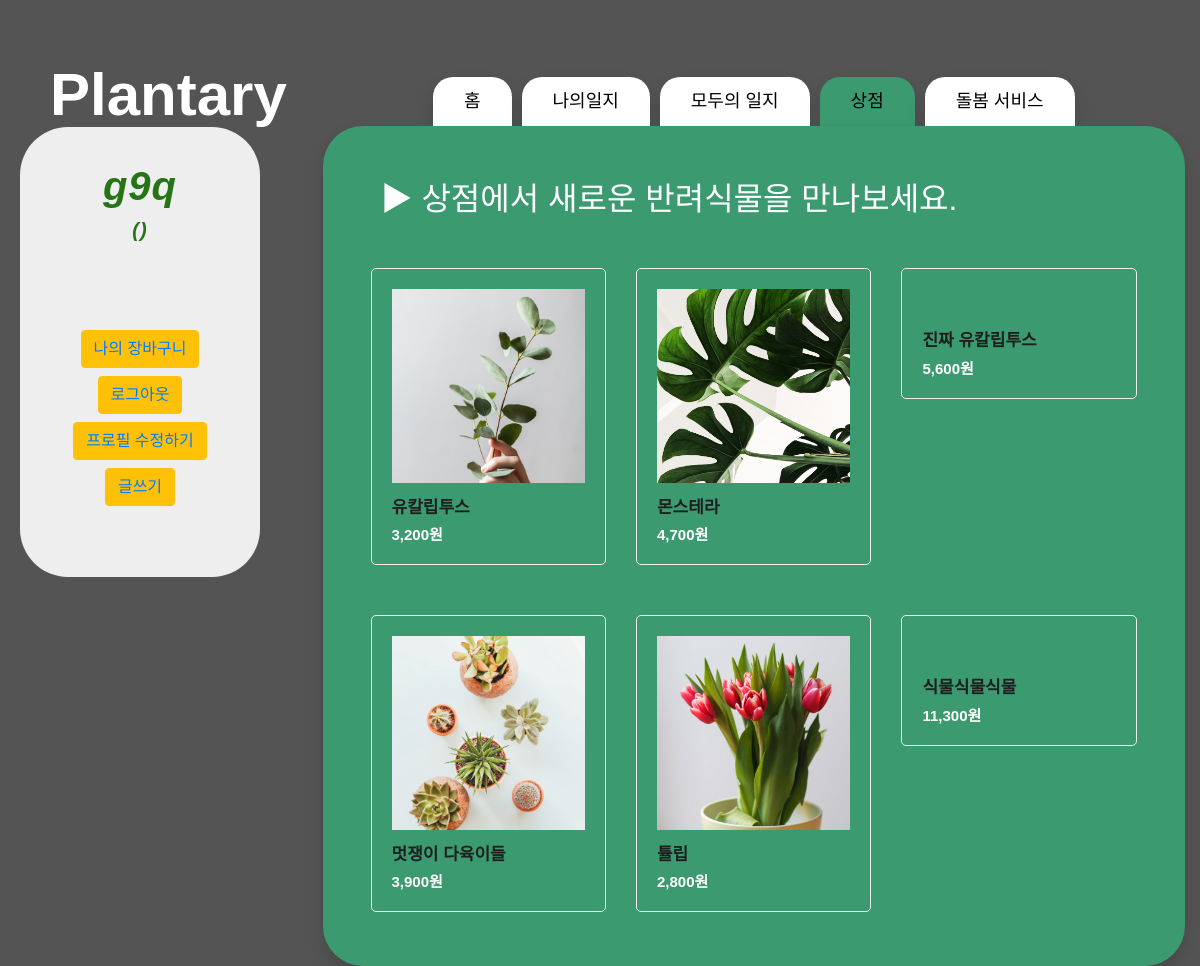
Page /store/ (signed in) on the committed database.
### store/models.py (models this page shows, shortened)
class Product(models.Model):
    objects = models.Manager()
    title = models.CharField(max_length=200)
    pub_date = models.DateField('date published')
    price = models.DecimalField(max_digits=10, decimal_places=0)
    body = models.TextField()
    images = models.ImageField(blank=True, upload_to="images/", null=True)

### store/views.py (the view)
# urls.py: path('', store.views.storemain, name='storemain'),
def storemain(request):
    products = Product.objects
    profile = Profile.objects.all()
    current_user = request.user
    return render(request, 'store.html', {'products':products, 'profile':profile, 'current_user':current_user})

### cart/context_processors.py (called while the page is built)
def counter(request):
    item_count = 0
    if 'admin' in request.path:
        return {}
    else:
        try:
            cart = Cart.objects.filter(cart_id=_cart_id(request))
            cart_items = CartItem.objects.all().filter(cart=cart[:1])
            for cart_item in cart_items:
                item_count += cart_item.quantity
        except Cart.DoesNotExist:
            item_count = 0
    return dict(item_count = item_count)

### cart/views.py (called while the page is built)
def _cart_id(request):
    cart = request.session.session_key
    if not cart:
        cart = request.session.create()
    return cart

### store/templates/store.html (shortened to what this page needs)
{% extends 'base.html' %}
{% load static %}
{% load humanize %}
{% block css %}
<link rel="stylesheet" href="{% static 'store/vendor/bootstrap/css/bootstrap.min.css' %}">
<link rel="stylesheet" href="{% static 'store/assets/css/tooplate-main.css' %}">
<link rel="stylesheet" href="{% static 'store/assets/css/owl.css' %}">
{% endblock %}
{% block tab %}
<a class="nav-link shadow" href="{% url 'home' %}">홈</a>
{% if user.is_authenticated %}
<a class="nav-link shadow" href="{% url 'mylist' %}" role="tab" aria-selected="false">나의일지</a>
{% endif %}
<a class="nav-link shadow" href="{% url 'ourdiary' %}" role="tab" aria-selected="false">모두의 일지</a>
<a class="nav-link shadow active" href="{% url 'storemain' %}" role="tab" aria-selected="false">상점</a>
<a class="nav-link shadow" href="{% url 'careservice' %}" role="tab" aria-selected="false">돌봄 서비스</a>
{% endblock %}
{% block contents %}
<h2 style="color: white; margin: 30px; margin-left: 10px;">▶ 상점에서 새로운 반려식물을 만나보세요.</h2>
<div class="row row-cols-1 row-cols-md-3">
   {% for product in products.all %}
    <div id="1" class="item new col-md-4">
      <a href="{% url 'productdetail' product.id %}">
        <div class="featured-item">
          {% if product.images %}
          <img src="{{ product.images.url }}" alt="">
          <h4>{{ product.title }}</h4>
          <h6>{{ product.price|intcomma }}원</h6>
          {% endif %}
        </div>
      </a>
    </div>
    {% endfor %}
  </div>
{% endblock %}

### project/templates/base.html (shortened to what this page needs)
{% load static %}
<!DOCTYPE html>
<html lang="en">
<head>
    <link rel="stylesheet" href="{% static 'css/style.css' %}">
    <link rel="stylesheet" href="https://cdn.jsdelivr.net/npm/bootstrap@4.5.3/dist/css/bootstrap.min.css"
>
    <link rel="stylesheet" href="{% static 'css/tooplate-style.css' %}">
    {% block css %}{% endblock %}
</head>
<body style="background-image: url('{% static 'img/background.png' %}');">
    <div class="hero-wrap js-fullheight">
        <a class="whitea" href="{% url 'home' %}" style="position: fixed; padding: 50px; color: white; font-weight: 900; font-size: 60px;"> Plantary</a>
    </div>
    <section class="justify-content-center ftco-search">
        <div class="row">
            <div class="col-3">
                <section style="position: fixed; margin-top: 50px; width: 20%; margin-left: 20px">
                    {% if user.is_authenticated %}
                    <div class="tm-banner-inner">
                        <h1 class="tm-banner-title">{{ user.username }}</h1>
                        <h5 class="tm-banner-title">({{ current_user.profile.nickname }})</h5>
                        <nav class="tm-main-nav">
                            <ul class="tm-main-nav-ul">
                                <button type="button" class="btn btn-warning mb-2"><a
                                    href="#">나의 장바구니</a></button>
                                <button type="button" class="btn btn-warning mb-2 whitea"><a
                                        href="javascript:{document.getElementById('logout').submit()}">로그아웃</a></button>
                                {% if user == current_user%}
                                <button type="button" class="btn btn-warning mb-2 whitea"><a
                                        href="{% url 'profile_update' %}">프로필 수정하기</a></button>
                                {% endif %}
                                <button type="button" class="btn btn-warning"><a href="{% url 'new' %}">글쓰기</a></button>
                            </ul>
                        </nav>
                    </div>
                    {% endif %}
                </section>
            </div>
            <div class="col-9">
                <div class="col-md-12 nav-link-wrap">
                    <div class="nav nav-pills justify-content-center text-center">
                        {% block tab %}
                        {% endblock %}
                    </div>
                </div>
                <div class="col-md-12 tab-wrap">
                    <div class="tab-content p-4 px-5 shadow h-100" style="border-radius: 40px; min-height: 700px">
                        {% block contents %}
                        {% endblock %}
                    </div>
                </div>
            </div>
        </div>
    </section>
</body>
</html>

### Main/static/css/tooplate-style.css (style rules this page uses)
ul { padding: 0; margin: 0; }
body { color: #000; font-family: 'Noto Sans KR', sans-serif; font-size: 18px; font-weight: 300; overflow-x: hidden; }
.tm-main-nav { margin-top: 40px; border-radius: 3rem; background-color: #EEEEEE; font-size: 1.3rem; }
.tm-main-nav-ul { text-align: center; -webkit-box-flex: 1; -webkit-flex: 1; -ms-flex: 1; flex: 1; display: -webkit-box; display: -webkit-flex; display: -ms-flexbox; display: flex; -webkit-box-orient: vertical; -webkit-box-direction: normal; -webkit-flex-direction: column; -ms-flex-direction: column; flex-direction: column; -webkit-box-align: center; -webkit-align-items: center; -ms-flex-align: center; align-items: center; -webkit-box-pack: center; -webkit-justify-content: center; -ms-flex-pack: center; justify-content: center; }
.tm-banner-inner { border-radius: 3rem; background-color: #EEEEEE; color: rgb(39, 116, 23); height: 100%; padding: 35px 35px 45px; text-align: center; display: -webkit-box; display: -webkit-flex; display: -ms-flexbox; display: flex; -webkit-box-orient: vertical; -webkit-box-direction: normal; -webkit-flex-direction: column; -ms-flex-direction: column; flex-direction: column; -webkit-box-align: center; -webkit-align-items: center; -ms-flex-align: center; align-items: center; -webkit-box-pack: center; -webkit-justify-content: center; -ms-flex-pack: center; justify-content: center; }
.tm-banner-title { font-family: 'Noto Sans KR', sans-serif; font-weight: 700; font-style: italic; font-size: 10; letter-spacing: 1px; text-transform: lowercase; }
.tm-main-nav { display: -webkit-box; display: -webkit-flex; display: -ms-flexbox; display: flex; height: 100%; padding: 40px 40px 10px 40px; }

### store/static/store/assets/css/tooplate-main.css (style rules this page uses)
body { font-family: 'Noto Sans KR', sans-serif; transition: all 0.5s; }
a { text-decoration: none!important; }
.featured-item { border-radius: 5px; border: 1px solid #eee; padding: 20px; transition: all 0.5s; margin-bottom: 30px; margin-top: 20px; }
.featured-item img { width: 100%; }
.featured-item h4 { font-size: 17px; font-weight: 700; color: #1e1e1e; margin-top: 15px; transition: all 0.5s; }
.featured-item h6 { color: #ffffff; font-size: 15px; font-weight: 700; margin-bottom: 0px; }

### rows in the picture
Product: images (picture), title "유칼립투스", price "3,200"
Product: images (picture), title "몬스테라", price "4,700"
Product: title "진짜 유칼립투스", price "5,600"
Product: images (picture), title "멋쟁이 다육이들", price "3,900"
Product: images (picture), title "튤립", price "2,800"
Product: title "식물식물식물", price "11,300"

### other values in the picture
{{ user.username }} "g9q"
